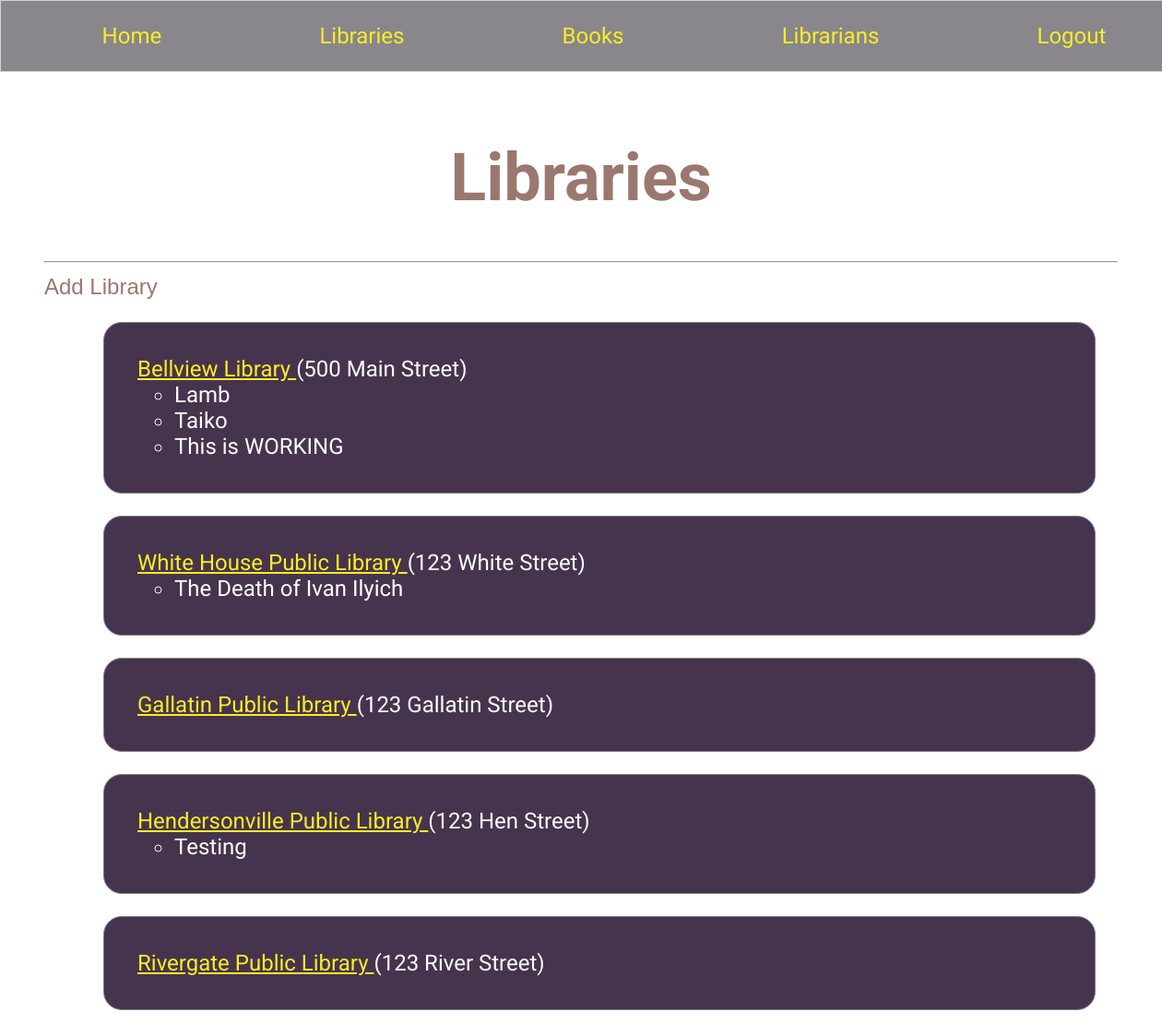
Page /libraries/ (signed in) on the earlier database version.
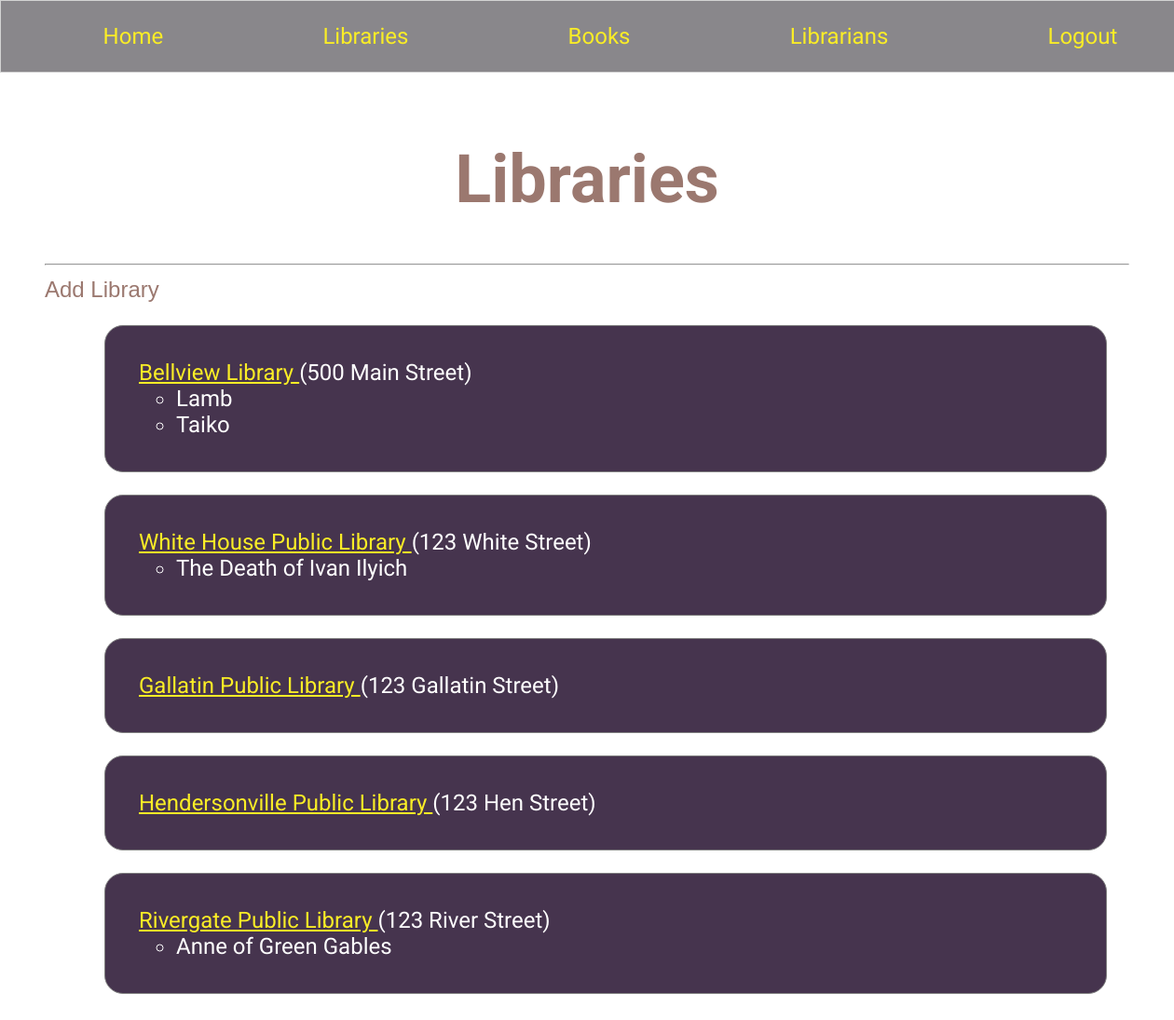
Same page on the later database version.
### libraryapp/models/library.py (models this page shows)
class Library(models.Model):
    title = models.CharField(max_length = 50)
    address = models.CharField(max_length=50)
    def __str__(self):
        return self.title

### libraryapp/models/book.py (models this page shows, shortened)
class Book(models.Model):
    title = models.CharField(max_length = 50)
    ISBN = models.CharField(max_length=100)
    author = models.CharField(max_length=50)
    year_published = models.IntegerField()
    location = models.ForeignKey(Library, on_delete=models.CASCADE)
    librarian = models.ForeignKey(Librarian, on_delete=models.CASCADE)

### libraryapp/views/libraries/list.py (the view, shortened to what this page needs)
# urls.py: path('libraries/', library_list, name='libraries'),
@login_required
def library_list(request):
    if request.method == 'GET':
        with sqlite3.connect(Connection.db_path) as conn:
            conn.row_factory = create_library
            db_cursor = conn.cursor()
            db_cursor.execute("""
                SELECT
                    li.id,
                    li.title,
                    li.address,
                    b.id book_id,
                    b.title book_title,
                    b.author,
                    b.year_published,
                    b.isbn
                FROM libraryapp_library li
                LEFT JOIN libraryapp_book b ON li.id = b.location_id
            """)
            libraries = db_cursor.fetchall()
            library_groups = {}
            for (library, book) in libraries:
                print(library)
                if library.id not in library_groups:
                    library_groups[library.id] = library
                    library_groups[library.id].books.append(book)
                else:
                    library_groups[library.id].books.append(book)
            template = 'libraries/list.html'
            context = {
                'all_libraries': library_groups.values()
            }
        return render(request, template, context)

### libraryapp/views/libraries/list.py (called while the page is built)
def create_library(cursor, row):
    _row = sqlite3.Row(cursor, row)
    library = Library()
    library.id = _row["id"]
    library.title = _row["title"]
    library.address = _row["address"]
    library.books = []
    book = Book()
    book.id = _row["book_id"]
    book.title = _row["book_title"]
    book.author = _row["author"]
    book.ISBN = _row["ISBN"]
    book.year_published = _row["year_published"]
    return (library, book)

### libraryapp/templates/libraries/list.html
{% extends 'shared/base.html' %}
{% load static %}
{% block css %}
    <link rel="stylesheet" href="{% static 'styles/libraries.css' %}" />
{% endblock %}
{% block content %}
    <h1 class="library-title">Libraries</h1><hr/>
    <a href="{% url 'libraryapp:library_form' %}" class="add-library">Add Library</a>
    <ol>
    {% for library in all_libraries %}
        <li class="library-list-entry">
            <a href="{% url 'libraryapp:library' library.id %}">
                {{ library.title }}
            </a>
             ({{ library.address }})
            <ul>
            {% for book in library.books %}
                {% if book.title != null %}
                    <li>{{ book.title }}</li>
                {% endif %}
            {% endfor %}
            </ul>
        </li>
    {% endfor %}
    </ol>
{% endblock %}

Differences in the rows shown:
removed Book: title "This is WORKING", shown under Library "Bellview Library"
removed Book: title "Testing", shown under Library "Hendersonville Public Library"
added Book: title "Anne of Green Gables", shown under Library "Rivergate Public Library"
